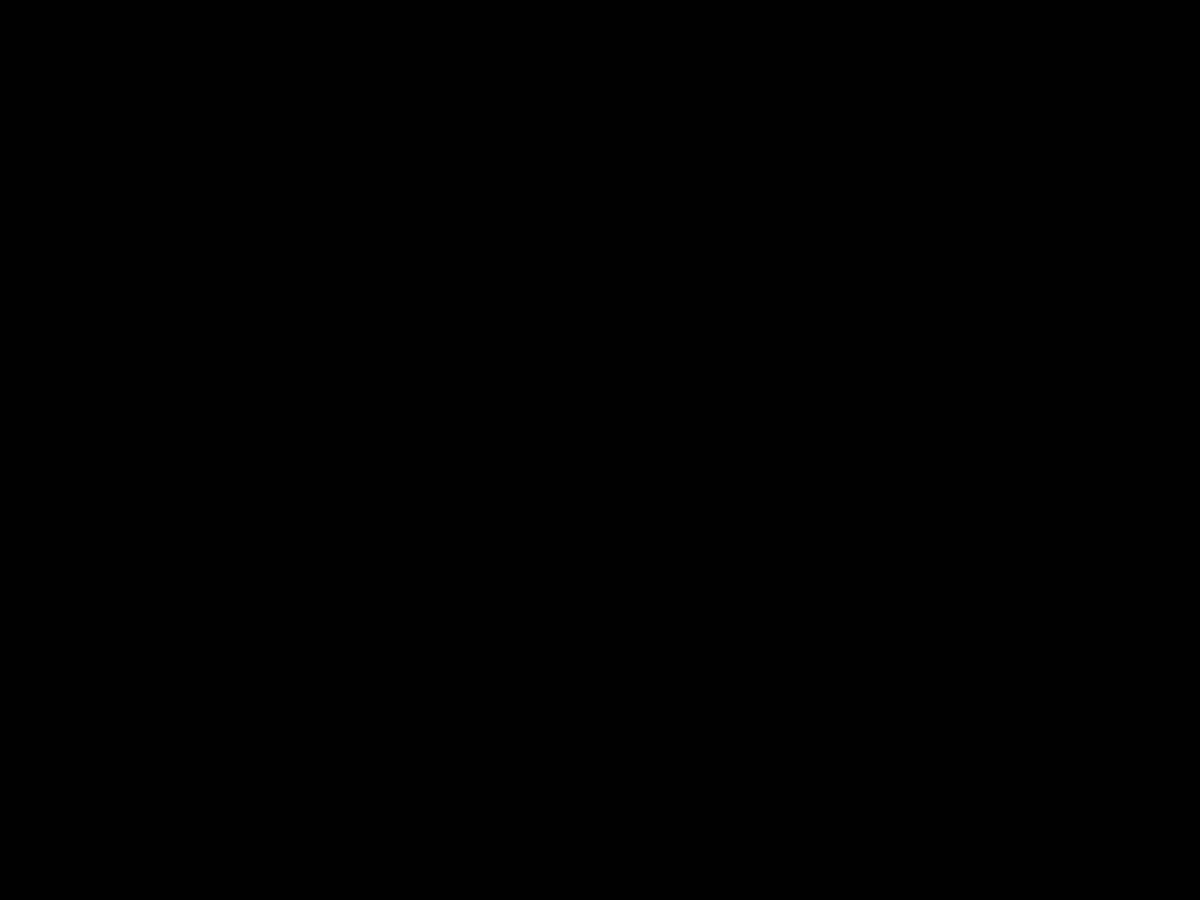
Frame 1 (no input)
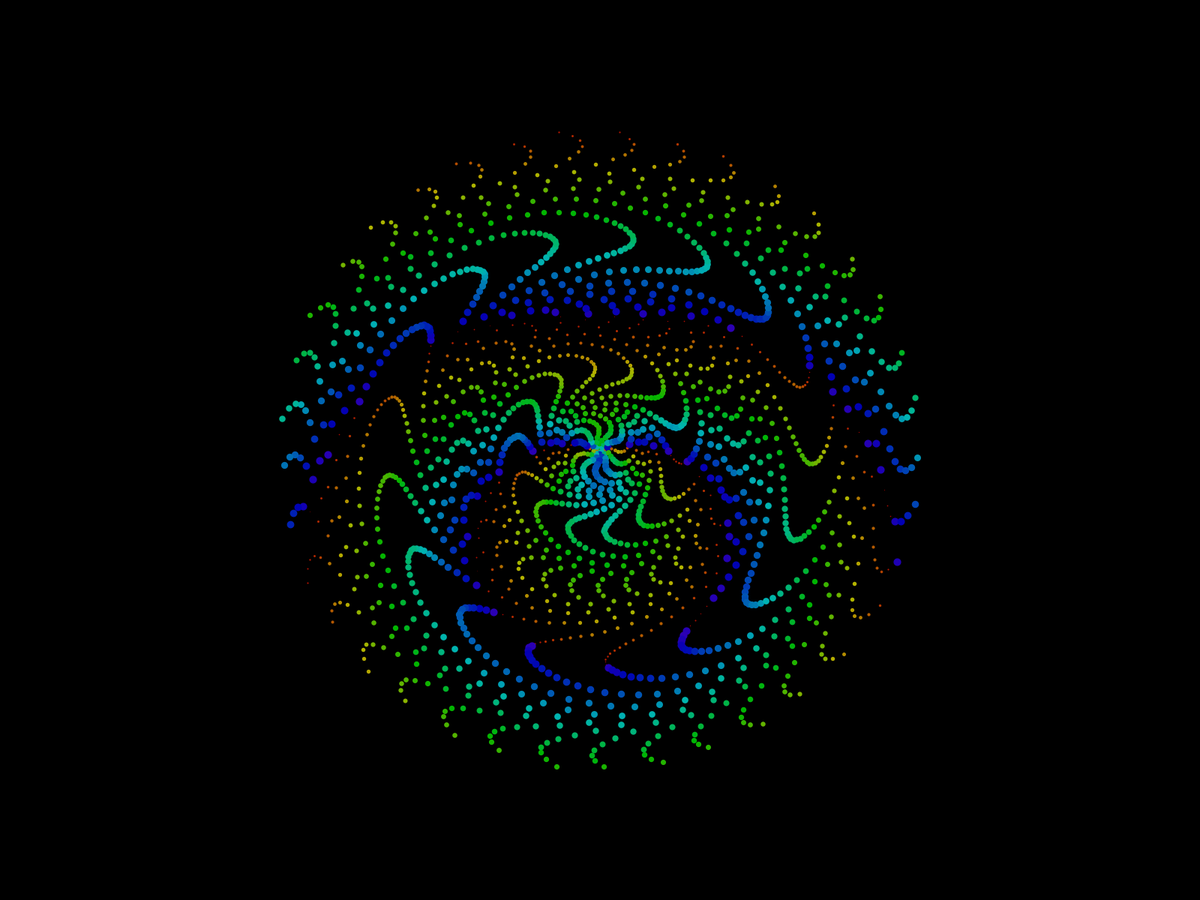
Frame 60 (the mouse pressed at the canvas centre just before this capture)
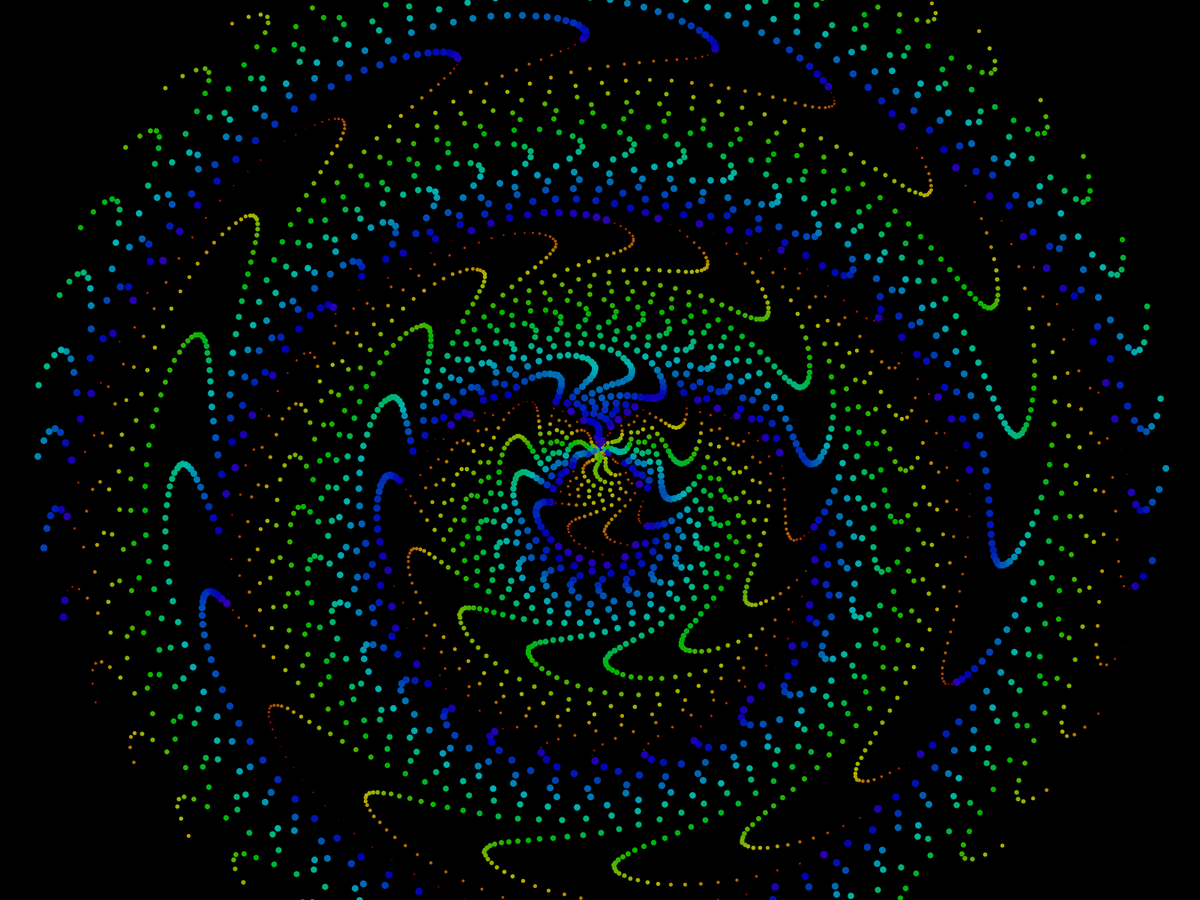
Frame 120 (the mouse held since frame 60 and released just before this capture)

The Processing sketch that drew these frames (run headless with seeded random() and noise(); from frame 60 on, the mouse is pressed at the canvas centre):

// Processing sketch: main
// ── main.pde
PolarFlower polarFlower;

void setup()
{
  surface.setTitle("Polar Flower");
  createPolarFlower();

  fullScreen();
  colorMode(HSB, 360, 255, 255);
}

void createPolarFlower()
{
  var frequency = 30;
  polarFlower = new PolarFlower(frequency);
}

void draw()
{
  background(0);

  polarFlower.render();
  polarFlower.animate();
}

// ── Leaf.pde
class Leaf
{

  private PVector position;

  private float hue;
  private float deltaHue;

  /* Constructor definition */
  public Leaf(PVector position, float hue)
  {
    this.position = position;

    this.hue = hue;
    var phi = (1 + sqrt(5)) / 2;
    this.deltaHue = pow(PI, phi);
  }

  /* Function definition */
  public void animate()
  {
    this.hue += this.deltaHue;
    
    /*
     * Varying the modulus of the
     * hue, produces different and
     * interesting colorizations for
     * the flower. Some example
     * values, are given below:
     *
     * --> 360
     * --> 255
     */
    var modulus = 255;
    this.hue %= modulus;
  }

  public void render()
  {
    pushMatrix();
    translate(this.position.x, this.position.y);

    noFill();
    var weight = pow(this.hue, 0.42);
    strokeWeight(weight);
    stroke(this.hue, 255, 180);
    point(0, 0);

    popMatrix();
  }
}

// ── PolarFlower.pde
class PolarFlower
{

  private int frequency;

  private int currentLeaf;
  private ArrayList<Leaf> leafs;

  /* Constructor definition */
  public PolarFlower(int frequency)
  {
    this.frequency = frequency;

    this.currentLeaf = 0;
    this.leafs = new ArrayList<Leaf>();
  }

  /* Function definition */
  public void animate()
  {
    for (int f = 0; f < this.frequency; f++)
    {
      this.createNewLeaf(this.currentLeaf);
      this.currentLeaf++;
    }

    if (this.leafs != null)
    {
      for (var leaf : this.leafs)
        leaf.animate();
    }
  }

  private void createNewLeaf(int index)
  {
    /*
     * Below lie some parametric functions,
     * that when assigned to the indexFactor,
     * some really amazing shapes emerge:
     *
     * --> k
     * --> sin(k)
     * --> tan(k)
     * --> log(k)
     * --> pow(k, n), n (e) (0, 1)
     * --> k % pow(k, n), n (e) (0, 1):
     *
     * For some unknown reason, when n = 0.99
     * | n = 0.999, the flower produces some
     * curves, that beautify the shape even
     * more!!
     */
    var indexFactor = pow(index, 0.99);
    var factor = 137.6f;
    var angle = indexFactor * factor;
    var theta = radians(angle);

    var sineValue = sin(theta);
    var hue = map(sineValue, -1, 1, 0, 360);

    var radius = pow(index + PI, 0.81);
    var posX = radius * cos(theta);
    var posY = radius * sin(theta);
    var position = new PVector(posX, posY);

    this.leafs.add(new Leaf(position, hue));
  }

  public void render()
  {
    if (this.leafs != null)
    {
      pushMatrix();
      translate(width / 2, height / 2);

      for (var leaf : this.leafs)
        leaf.render();
      popMatrix();
    }
  }
}
